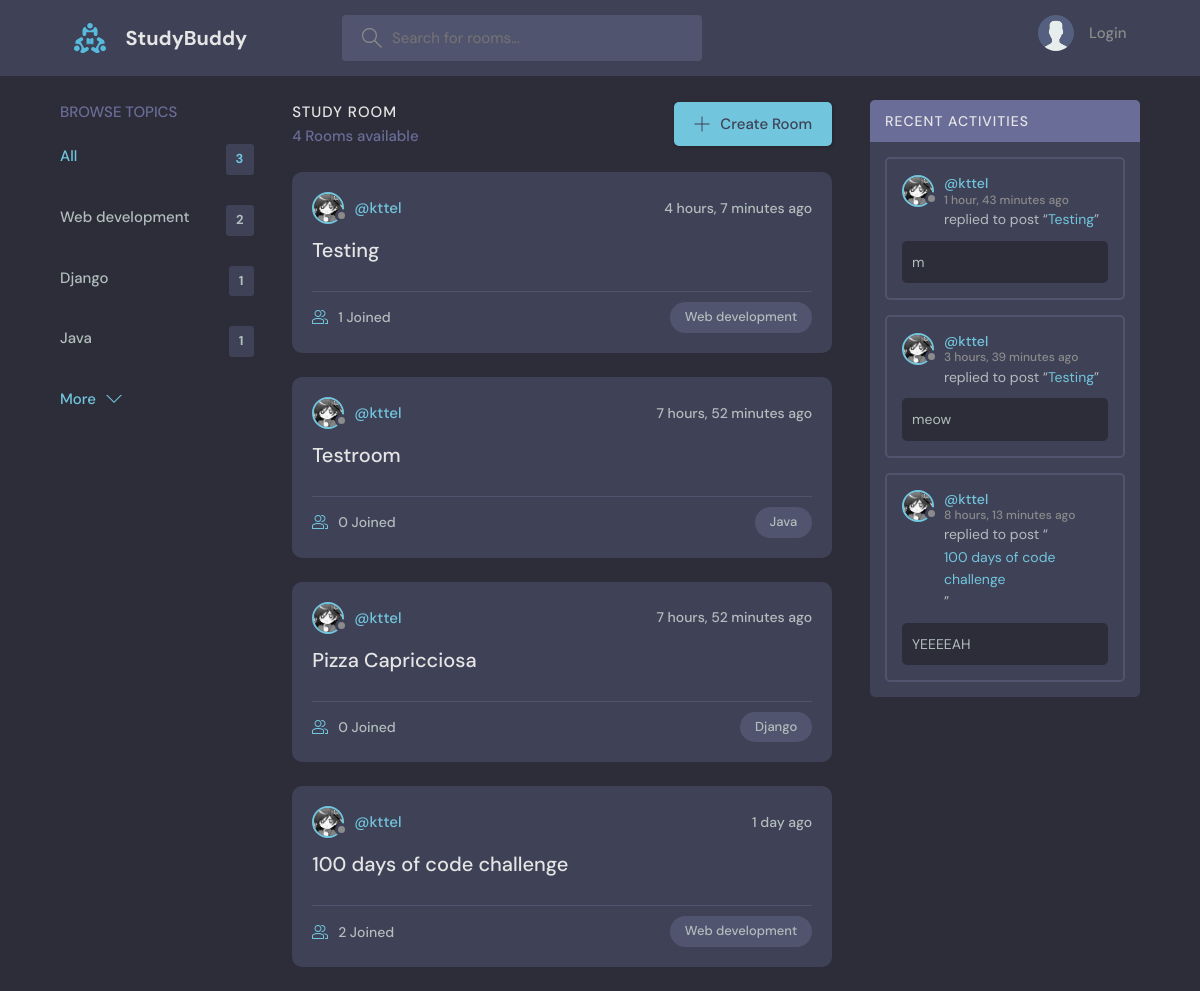
The page / on the database its author committed.
### base/models.py (models this page shows)
class Topic(models.Model):
    name = models.CharField(max_length=200)
    def __str__(self):
        return self.name

class Room(models.Model):
    host = models.ForeignKey(
        get_user_model(),
        on_delete=models.SET_NULL,
        null=True
    )
    topic = models.ForeignKey(Topic, on_delete=models.SET_NULL, null=True)
    name = models.CharField(max_length=200)
    description = models.TextField(null=True, blank=True)
    participants = models.ManyToManyField(
        get_user_model(),
        related_name='participants',
        blank=True
    )
    updated = models.DateTimeField(auto_now=True)
    created = models.DateTimeField(auto_now_add=True)
    class Meta:
        ordering = ['-created']
    def __str__(self):
        return self.name

class User(AbstractUser):
    name = models.CharField(max_length=200, null=True)
    email = models.EmailField(unique=True, null=True)
    bio = models.TextField(null=True, blank=True)
    avatar = models.ImageField(null=True, default='avatar.svg')
    USERNAME_FIELD = 'email'
    REQUIRED_FIELDS = []
    def __str__(self):
        return self.username

class Message(models.Model):
    user = models.ForeignKey(
        get_user_model(),
        on_delete=models.CASCADE
    )
    room = models.ForeignKey(Room, on_delete=models.CASCADE)
    body = models.TextField()
    updated = models.DateTimeField(auto_now=True)
    created = models.DateTimeField(auto_now_add=True)
    class Meta:
        ordering = ['-created']
    def __str__(self):
        return self.body[:50]

### base/views.py (the view)
# urls.py: path('', views.HomeView.as_view(), name='home'),
class HomeView(generic.TemplateView):
    template_name = 'base/home.html'
    def get_context_data(self, **kwargs):
        context = super().get_context_data(**kwargs)
        context = utils.update_home_context(context, self.request)
        return context

### base/utils.py (called while the page is built)
def update_home_context(context, request):
    q = request.GET.get('q', '')
    topics = models.Topic.objects.all() \
        .annotate(num_rooms=Count('room')) \
        .order_by('-num_rooms')[:3]
    room_messages = models.Message.objects.filter(
        Q(room__name__icontains=q) |
        Q(room__topic__name__icontains=q)
    )[:3]
    rooms = models.Room.objects.filter(
        Q(topic__name__icontains=q) |
        Q(name__icontains=q) |
        Q(description__icontains=q)
    )
    context.update({
        'topics': topics,
        'room_messages': room_messages,
        'rooms': rooms,
    })
    return context

### base/templates/base/home.html (shortened to what this page needs)
{% extends 'main.html' %}
{% block content %}
  <main class="layout layout--3">
    <div class="container">
      {% include 'components/topics.html' %}
      <div class="roomList">
        <div class="roomList__header">
          <div>
            <h2>Study Room</h2>
            <p>{{ rooms.count }} Rooms available</p>
          </div>
          <a class="btn btn--main" href="{% url 'create-room' %}">
            <svg version="1.1" xmlns="http://www.w3.org/2000/svg" width="32" height="32" viewBox="0 0 32 32">
              <title>add</title>
              <path
                d="M16.943 0.943h-1.885v14.115h-14.115v1.885h14.115v14.115h1.885v-14.115h14.115v-1.885h-14.115v-14.115z"
              ></path>
            </svg>
            Create Room
          </a>
        </div>
        {% include 'components/feed.html' %}
      </div>
      {% include 'components/activity.html' %}
    </div>
  </main>
{% endblock %}

### templates/components/topics.html
<div class="topics">
    <div class="topics__header">
      <h2>Browse Topics</h2>
    </div>
    <ul class="topics__list">
      <li>
        <a href="{% url 'home' %}" class="active">All <span>{{ topics.count }}</span></a>
      </li>
      {% for topic in topics %}
        <li>
            <a href="{% url 'home' %}?q={{ topic.name }}">{{ topic.name }}<span>{{ topic.room_set.all.count }}</span></a>
        </li>
      {% endfor %}
    </ul>
    <a class="btn btn--link" href="{% url 'topics' %}">
      More
      <svg version="1.1" xmlns="http://www.w3.org/2000/svg" width="32" height="32" viewBox="0 0 32 32">
        <title>chevron-down</title>
        <path d="M16 21l-13-13h-3l16 16 16-16h-3l-13 13z"></path>
      </svg>
    </a>
  </div>

### templates/components/feed.html (shortened to what this page needs)
{% for room in rooms %}
<div class="roomListRoom">
    <div class="roomListRoom__header">
      <a href="{% url 'user-profile' room.host.id %}" class="roomListRoom__author">
        <div class="avatar avatar--small">
          <img src="{{ room.host.avatar.url }}" />
        </div>
        <span>@{{ room.host }}</span>
      </a>
      <div class="roomListRoom__actions">
        <span>{{ room.created|timesince}} ago</span>
      </div>
    </div>
    <div class="roomListRoom__content">
      <a href="{% url 'room' room.id %}">{{ room.name }}</a>
    </div>
    <div class="roomListRoom__meta">
      <a href="{% url 'room' room.id %}" class="roomListRoom__joined">
        {{ room.participants.all.count }} Joined
      </a>
      <p class="roomListRoom__topic">{{ room.topic }}</p>
    </div>
  </div>
{% endfor %}

### templates/components/activity.html (shortened to what this page needs)
<div class="activities">
    <div class="activities__header">
      <h2>Recent Activities</h2>
    </div>
    {% for message in room_messages %}
    <div class="activities__box">
      <div class="activities__boxHeader roomListRoom__header">
        <a href="{% url 'user-profile' message.user.id %}" class="roomListRoom__author">
          <div class="avatar avatar--small">
            <img src="{{ message.user.avatar.url }}" />
          </div>
          <p>
            @{{ message.user }}
            <span>{{ message.created|timesince }} ago</span>
          </p>
        </a>
      </div>
      <div class="activities__boxContent">
        <p>replied to post “<a href="{% url 'room' message.room.id %}">{{ message.room }}</a>”</p>
        <div class="activities__boxRoomContent">
            {{ message }}
        </div>
      </div>
    </div>
    {% endfor %}
  </div>

### rows shown on the page
Topic: name "Web development", room_set.all.count "2"
Topic: name "Django", room_set.all.count "1"
Topic: name "Java", room_set.all.count "1"
Room: host.avatar (picture), host "kttel", created "4 hours, 7 minutes", name "Testing", participants.all.count "1", topic "Web development"
Room: host.avatar (picture), host "kttel", created "7 hours, 52 minutes", name "Testroom", participants.all.count "0", topic "Java"
Room: host.avatar (picture), host "kttel", created "7 hours, 52 minutes", name "Pizza Capricciosa", participants.all.count "0", topic "Django"
Room: host.avatar (picture), host "kttel", created "1 day", name "100 days of code challenge", participants.all.count "2", topic "Web development"
Message: user.avatar (picture), user "kttel", created "1 hour, 43 minutes", room "Testing", body "m"
Message: user.avatar (picture), user "kttel", created "3 hours, 39 minutes", room "Testing", body "meow"
Message: user.avatar (picture), user "kttel", created "8 hours, 13 minutes", room "100 days of code challenge", body "YEEEEAH"

### other values the page prints
{{ topics.count }} "3"
{{ rooms.count }} "4"
